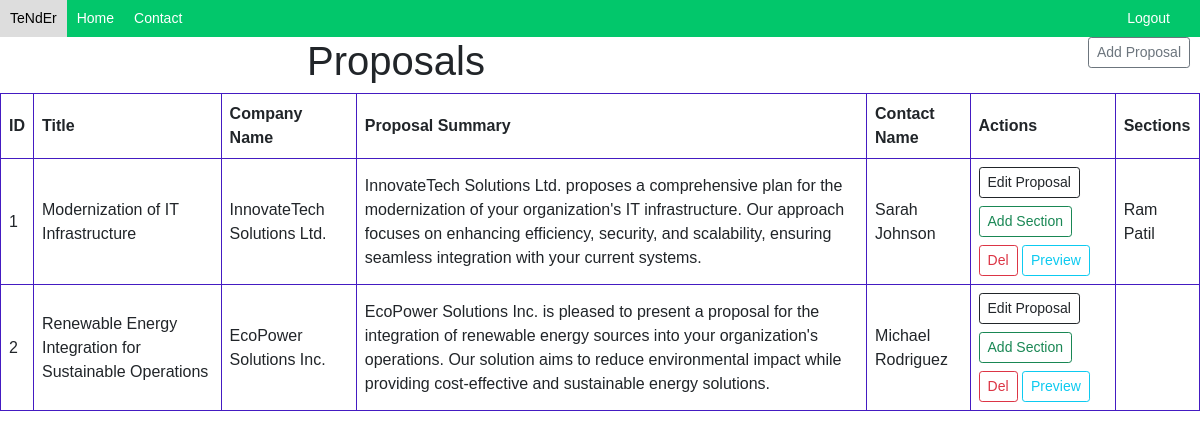
The app's page /proposal_list/ (signed in) with its own data.
### app/models.py (models this page shows, shortened)
class Proposal(models.Model):
    user = models.ForeignKey(User, on_delete=models.CASCADE)  # Assuming you want to associate proposals with users
    proposal_id = models.AutoField(primary_key=True) # Unique constraint to ensure each proposal has a unique ID
    title = models.CharField(max_length=255)
    companyName = models.CharField(max_length=255)
    proposalSummary = models.TextField(max_length=1500)
    projectPlanning = models.TextField(max_length=2200)
    financing = models.TextField(max_length=2550)
    contactName = models.CharField(max_length=255)
    contactEmail = models.EmailField()
    contactPhoneNo = models.CharField(max_length=20)
    order = models.PositiveIntegerField(default=0, editable=False, db_index=True)
    class Meta:
        ordering = ['order']

class Section(models.Model):
    proposal = models.ForeignKey(Proposal, related_name='sections', on_delete=models.CASCADE)
    name = models.CharField(max_length=255)
    order = models.IntegerField()

### app/views.py (the view)
# urls.py: path('proposal_list/', views.proposal_list, name='proposal_list'),
@login_required
def proposal_list(request):
    proposals = Proposal.objects.filter(user=request.user.id) # Access user ID
    return render(request, 'index.html', {'proposals': proposals})

### app/templates/index.html (shortened to what this page needs)
{% extends 'base.html' %}
{% block content %}
<div class="row">
    <div class="col-md-8 text-center">
        <h1>Proposals</h1>
    </div>
    <div class="col-md-4 text-md-right">
        <a href="{% url 'add_proposal' %}" class="btn btn-outline-secondary btn-sm mb-2 " style="float: right; margin-right: 10px;">Add Proposal</a>
    </div>
</div>
    <table>
        <thead>
            <tr>
                <th>ID</th>
                <th>Title</th>
                <th>Company Name</th>
                <th>Proposal Summary</th>
                <th>Contact Name</th>
                <th>Actions</th>
                <th>Sections</th>
            </tr>
        </thead>
        <tbody>
            {% for proposal in proposals %}
                <tr>
                    <td>{{ proposal.proposal_id }}</td>
                    <td>{{ proposal.title }}</td>
                    <td>{{ proposal.companyName }}</td>
                    <td>{{ proposal.proposalSummary }}</td>
                    <td>{{ proposal.contactName }}</td>
                    <td>
                        <a href="{% url 'edit_proposal' proposal_id=proposal.proposal_id %}" class="btn btn-outline-dark btn-sm mb-2 ">Edit Proposal</a>
                        <a href="{% url 'add_section' proposal_id=proposal.proposal_id %}" class="btn btn-outline-success btn-sm mb-2">Add Section</a>
                        <a href="{% url 'delete_section' proposal_id=proposal.proposal_id %}" class="btn btn-outline-danger btn-sm">Del</a>
                        <a href="{% url 'generate_pdf' proposal_id=proposal.proposal_id %}" class="btn btn-outline-info btn-sm ">Preview</a>
                    </td>
                    <td>
                        {% for section in proposal.sections.all %}
                            {{ section.name }}{% if not forloop.last %}, {% endif %}
                        {% endfor %}
                    </td>
                </tr>
            {% endfor %}
        </tbody>
    </table>
{% endblock %}

### app/templates/base.html (shortened to what this page needs)
{% load static %}
<!DOCTYPE html>
<html lang="en">
<head>
    <link href="https://cdn.jsdelivr.net/npm/bootstrap@5.0.2/dist/css/bootstrap.min.css" rel="stylesheet">
</head>
<body>
    <nav>
        <a href="#">TeNdEr</a>
        <a href="/">Home</a>
        <a href="#">Contact</a>
        <div class="login-logout">
            {% if user.is_authenticated %}
            <a href="{% url 'logout' %}">Logout</a>
        {% else %}
            <a href="{% url 'login' %}">Login</a>
            <a href="{% url 'register' %}">Register</a>
            {% endif %}
        </div>
    </nav>
    <div id="content">
        {% block content %}{% endblock %}
    </div>
</body>
</html>

### app/templates/base.html (style rules this page uses)
body { font-family: Arial, sans-serif; margin: 0; padding: 0; }
nav { background-color: #02c76bfe; overflow: hidden; }
nav a { float: left; display: block; color: white; text-align: center; padding: 8px 10px; font-size: 14px; text-decoration: none; }
table { border-collapse: collapse; width: 100%; }
th, td { border: 1px solid #441bc2; padding: 8px; text-align: left; }
.col-md-8 { text-align: center; }
.col-md-8 h1 { display: inline-block; }
.login-logout { float: right; margin-right: 20px; }

### records on screen
Proposal: proposal_id "1", title "Modernization of IT Infrastructure", companyName "InnovateTech Solutions Ltd.", proposalSummary "InnovateTech Solutions Ltd. proposes a comprehensive plan for the modernization of your organization's IT infrastructure. Our approach focuses on enhancing efficiency, security, and scalability, ensuring seamless integration with your current systems.", contactName "Sarah Johnson"
Section: name "Ram Patil"
Proposal: proposal_id "2", title "Renewable Energy Integration for Sustainable Operations", companyName "EcoPower Solutions Inc.", proposalSummary "EcoPower Solutions Inc. is pleased to present a proposal for the integration of renewable energy sources into your organization's operations. Our solution aims to reduce environmental impact while providing cost-effective and sustainable energy solutions.", contactName "Michael Rodriguez"
